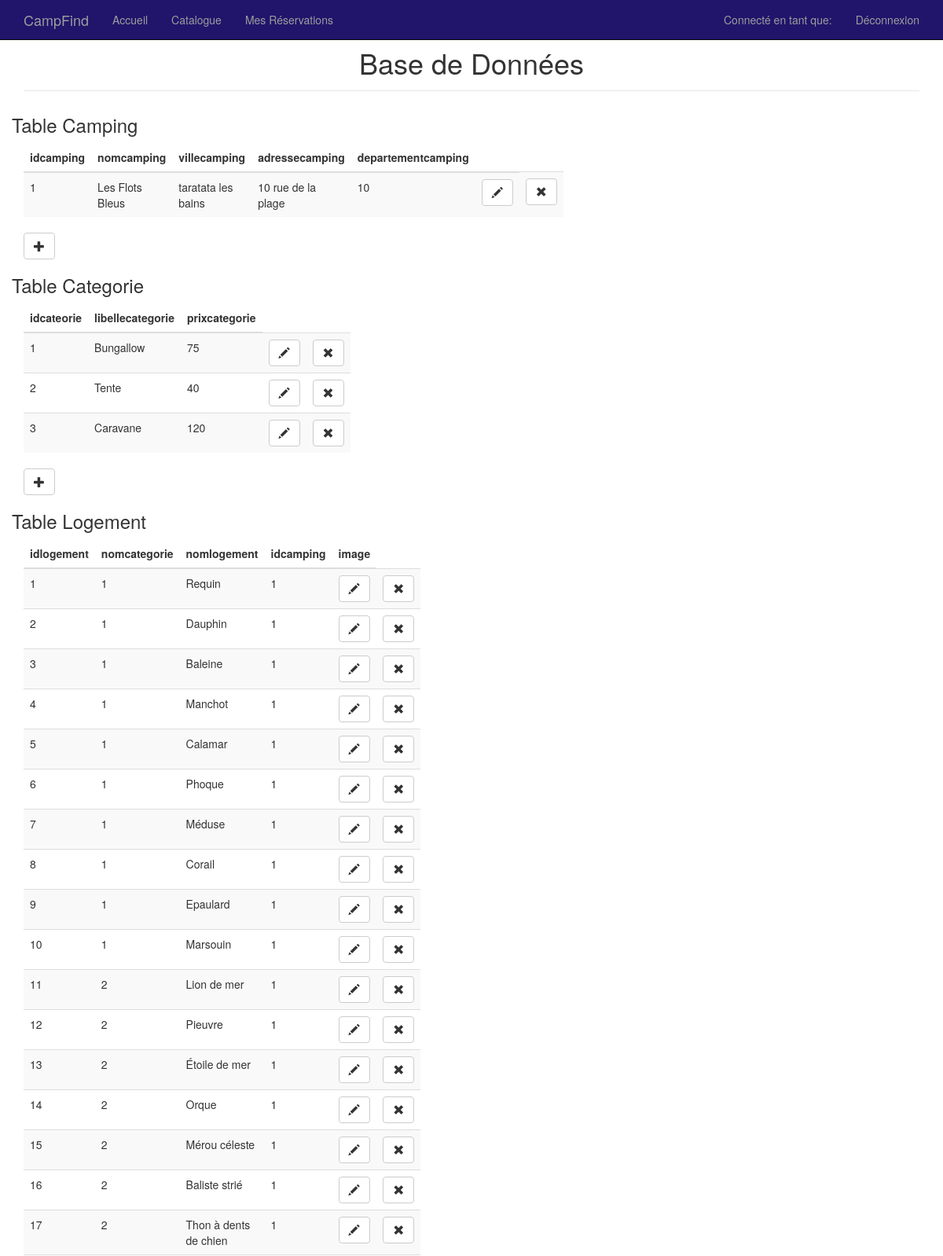
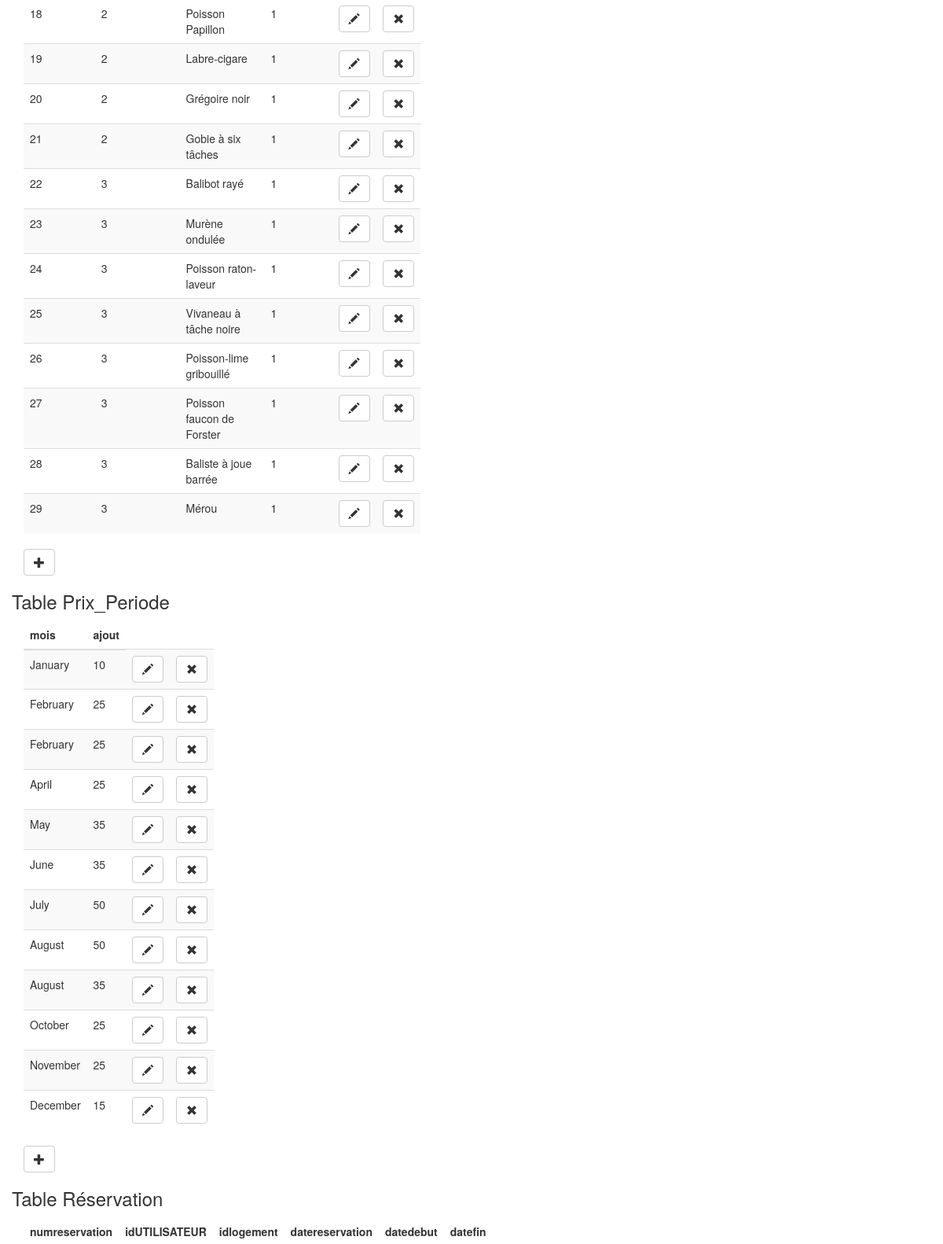
/administration.php (upper part), run on the app's committed database (2 pictures, top to bottom).
### tables this page shows
CREATE TABLE IF NOT EXISTS `camping` (
  `idcamping` int(11) NOT NULL AUTO_INCREMENT,
  `nomcamping` varchar(50) DEFAULT NULL,
  `villecamping` varchar(50) DEFAULT NULL,
  `adressecamping` varchar(50) DEFAULT NULL,
  `departementcamping` int(2) unsigned zerofill DEFAULT NULL,
  PRIMARY KEY (`idcamping`)
);

CREATE TABLE IF NOT EXISTS `categorie` (
  `idcategorie` int(11) NOT NULL AUTO_INCREMENT,
  `libellecategorie` varchar(50) DEFAULT NULL,
  `prixcategorie` int(5) DEFAULT NULL,
  PRIMARY KEY (`idcategorie`)
);

CREATE TABLE IF NOT EXISTS `logement` (
  `idlogement` int(11) NOT NULL AUTO_INCREMENT,
  `idcategorie` int(5) DEFAULT NULL,
  `nomlogement` varchar(50) DEFAULT NULL,
  `idcamping` int(11) DEFAULT NULL,
  `image` varchar(100) DEFAULT NULL,
  PRIMARY KEY (`idlogement`),
  UNIQUE KEY `nomlogement` (`nomlogement`),
  KEY `FK_logement_camping` (`idcamping`),
  KEY `FK_logement_categorie` (`idcategorie`)
);

CREATE TABLE IF NOT EXISTS `prix_periode` (
  `mois` varchar(30) DEFAULT NULL,
  `ajout` int(11) DEFAULT NULL
);

### src/administration.php (the view, shortened to what this page needs)
<?php
include 'BDD_connect.php';
$campingTable = $pdo->prepare("SELECT idcamping, nomcamping, villecamping, adressecamping, departementcamping FROM camping");
$campingTable->execute();
$categorieTable = $pdo->prepare("SELECT idcategorie, libellecategorie, prixcategorie FROM categorie");
$categorieTable->execute();
$logementTable = $pdo->prepare("SELECT idlogement, idcategorie, nomlogement, idcamping, image FROM logement");
$logementTable->execute();
$prix_periodeTable = $pdo->prepare("SELECT mois, ajout FROM prix_periode");
$prix_periodeTable->execute();
?>
<!DOCTYPE html>
<html lang="fr">
<head>
    <link href="../css/bootstrap.min.css" rel="stylesheet">
    <link href="../css/starter-template.css" rel="stylesheet">
    <link rel="stylesheet" href="../css/datepicker.css">
</head>
<body>
<div id="wrap">
    <?php
    include_once 'menu.php';
    menu("administration.php");
    ?>
    <div class="container">
        <div class="text-center">
            <h1 class="modal-header">Base de Données</h1>
        </div>
        <div class="row">
            <h3>Table Camping</h3>
            <div class="container-fluid col-md-7">
                <table class="table table-striped">
                    <thead>
                    <tr>
                        <th>idcamping</th>
                        <th>nomcamping</th>
                        <th>villecamping</th>
                        <th>adressecamping</th>
                        <th>departementcamping</th>
                        <th></th>
                    </tr>
                    </thead>
                    <tbody>
                    <?php
                    while ($camping = $campingTable->fetch()) {
                        ?>
                        <tr>
                            <?php
                            for ($i = 0; $i < 5; $i++) {
                                ?>
                                <td> <?php echo $camping[$i]; ?> </td>
                            <?php
                            }
                            ?>
                            <td class="table_icon">
                                <a href="#">
                                    <button class="btn btn-default" title="Editer le camping" type="button">
                                        <span class="glyphicon glyphicon-pencil">
                                        </span>
                                    </button>
                                </a>
                            </td>
                            <td class="table_icon">
                                <a href="#">
                                    <button class="btn btn-default" title="Supprimer le camping" type="button">
                                        <span class="glyphicon glyphicon-remove">
                                        </span>
                                    </button>
                                </a>
                            </td>
                        </tr>
                    <?php
                    }
                    ?>
                    </tbody>
                </table>
                <div class="table_icon">
                    <a href="#">
                        <button class="btn btn-default" title="Insérer dans camping" type="button">
                                        <span class="glyphicon glyphicon-plus">
                                        </span>
                        </button>
                    </a>
                </div>
            </div>
        </div>
        <div class="row">
            <h3>Table Categorie</h3>
            <div class="container-fluid col-md-1">
                <table class="table table-striped">
                    <thead>
                    <tr>
                        <th>idcateorie</th>
                        <th>libellecategorie</th>
                        <th>prixcategorie</th>
                    </tr>
                    </thead>
                    <tbody>
                    <?php
                    while ($categorie = $categorieTable->fetch()) {
                        ?>
                        <tr>
                            <?php
                            for ($i = 0; $i < 3; $i++) {
                                ?>
                                <td> <?php echo $categorie[$i]; ?> </td>
                            <?php
                            }
                            ?>
                            <td class="table_icon">
                                <a href="#">
                                    <button class="btn btn-default" title="Editer le categorie" type="button">
                                        <span class="glyphicon glyphicon-pencil">
                                        </span>
                                    </button>
                                </a>
                            </td>
                            <td class="table_icon">
                                <a href="#">
                                    <button class="btn btn-default" title="Supprimer le categorie" type="button">
                                        <span class="glyphicon glyphicon-remove">
                                        </span>
                                    </button>
                                </a>
                            </td>
                        </tr>
                    <?php
                    }
                    ?>
                    </tbody>
                </table>
                <div class="table_icon">
                    <a href="#">
                        <button class="btn btn-default" title="Insérer dans categorie" type="button">
                                        <span class="glyphicon glyphicon-plus">
                                        </span>
                        </button>
                    </a>
                </div>
            </div>
        </div>
        <div class="row">
            <h3>Table Logement</h3>
            <div class="container-fluid col-md-1">
                <table class="table table-striped">
                    <thead>
                    <tr>
                        <th>idlogement</th>
                        <th>nomcategorie</th>
                        <th>nomlogement</th>
                        <th>idcamping</th>
                        <th>image</th>
                    </tr>
                    </thead>
                    <tbody>
                    <?php
                    while ($logement = $logementTable->fetch()) {
                        ?>
                        <tr>
                            <?php
                            for ($i = 0; $i < 4; $i++) {
                                ?>
                                <td> <?php echo $logement[$i]; ?> </td>
                            <?php
                            }
                            ?>
                            <td class="table_icon">
                                <a href="#">
                                    <button class="btn btn-default" title="Editer le logement" type="button">
                                        <span class="glyphicon glyphicon-pencil">
                                        </span>
                                    </button>
                                </a>
                            </td>
                            <td class="table_icon">
                                <a href="#">
                                    <button class="btn btn-default" title="Supprimer le logement" type="button">
                                        <span class="glyphicon glyphicon-remove">
                                        </span>
                                    </button>
                                </a>
                            </td>
                        </tr>
                    <?php
                    }
                    ?>
                    </tbody>
                </table>
                <div class="table_icon">
                    <a href="#">
                        <button class="btn btn-default" title="Insérer dans logement" type="button">
                                        <span class="glyphicon glyphicon-plus">
                                        </span>
                        </button>
                    </a>
                </div>
            </div>
        </div>
        <div class="row">
            <h3>Table Prix_Periode</h3>
            <div class="container-fluid col-md-1">
                <table class="table table-striped">
                    <thead>
                    <tr>
                        <th>mois</th>
                        <th>ajout</th>
                    </tr>
                    </thead>
                    <tbody>
                    <?php
                    while ($prix_periode = $prix_periodeTable->fetch()) {
                        ?>
                        <tr>
                            <?php
                            for ($i = 0; $i < 2; $i++) {
                                ?>
                                <td> <?php echo $prix_periode[$i]; ?> </td>
                            <?php
                            }
                            ?>
                            <td class="table_icon">
                                <a href="#">
                                    <button class="btn btn-default" title="Editer le prix par période" type="button">
                                        <span class="glyphicon glyphicon-pencil">
                                        </span>
                                    </button>
                                </a>
                            </td>
                            <td class="table_icon">
                                <a href="#">
                                    <button class="btn btn-default" title="Supprimer le prix par période" type="button">
                                        <span class="glyphicon glyphicon-remove">
                                        </span>
                                    </button>
                                </a>
                            </td>
                        </tr>
                    <?php
                    }
                    ?>
                    </tbody>
                </table>
                <div class="table_icon">
                    <a href="#">
                        <button class="btn btn-default" title="Insérer dans prix par période" type="button">
                                        <span class="glyphicon glyphicon-plus">
                                        </span>
                        </button>
                    </a>
                </div>
            </div>
        </div>
        <div class="row">
            <h3>Table Réservation</h3>
            <div class="container-fluid col-md-1">
                <table class="table table-striped">
                    <thead>
                    <tr>
                        <th>numreservation</th>
                        <th>idUTILISATEUR</th>
                        <th>idlogement</th>
                        <th>datereservation</th>
                        <th>datedebut</th>
                        <th>datefin</th>
                    </tr>
                    </thead>
                </table>
            </div>
        </div>
    </div>
</div>
</body>
</html>

### src/menu.php (shortened to what this page needs)
<?php
function menu($page)
{
    ?>
    <nav class="navbar navbar-inverse navbar-fixed-top">
        <div class="container">
            <div class="navbar-header">
                <a class="navbar-brand" href="infos.php">CampFind</a>
            </div>
            <div id="navbar" class="navbar-collapse collapse" aria-expanded="false" style="height: 0.8px;">
                <ul class="nav navbar-nav">
                    <li <?php if ($page == 'index.php') echo 'class="active"' ?>><a href="index.php">Accueil</a></li>
                    <li <?php if ($page == 'catalogue.php') echo 'class="active"' ?>><a
                            href="catalogue.php">Catalogue</a></li>
                    <li <?php if ($page == 'reservation.php') echo 'class="active"' ?>><a href="reservation.php">Mes
                            Réservations</a>
                    </li>
                </ul>
                <ul class="nav navbar-nav navbar-right">
                    <li><a> Connecté en tant que: <?php echo $_SESSION['login']?> </a></li>
                    <li><a href="deco.php">Déconnexion</a></li>
                </ul>
            </div>
        </div>
    </nav>
<?php
}
?>

### css/starter-template.css (style rules this page uses)
.navbar,.navbar-inverse,.navbar-fixed-top { background-color: #21146B; }
html, body { height: 100%; }
#wrap { min-height: 100%; height: auto; margin: 0 auto -60px; padding: 0 0 60px; }
.modal-header { padding-top: 40px; }

### data on the page
camping: idcamping "1", nomcamping "Les Flots Bleus", villecamping "taratata les bains", adressecamping "10 rue de la plage", departementcamping "10"
categorie: idcategorie "1", libellecategorie "Bungallow", prixcategorie "75"
categorie: idcategorie "2", libellecategorie "Tente", prixcategorie "40"
categorie: idcategorie "3", libellecategorie "Caravane", prixcategorie "120"
logement: idlogement "1", idcategorie "1", nomlogement "Requin", idcamping "1"
logement: idlogement "2", idcategorie "1", nomlogement "Dauphin", idcamping "1"
logement: idlogement "3", idcategorie "1", nomlogement "Baleine", idcamping "1"
logement: idlogement "4", idcategorie "1", nomlogement "Manchot", idcamping "1"
logement: idlogement "5", idcategorie "1", nomlogement "Calamar", idcamping "1"
logement: idlogement "6", idcategorie "1", nomlogement "Phoque", idcamping "1"
logement: idlogement "7", idcategorie "1", nomlogement "Méduse", idcamping "1"
logement: idlogement "8", idcategorie "1", nomlogement "Corail", idcamping "1"
logement: idlogement "9", idcategorie "1", nomlogement "Epaulard", idcamping "1"
logement: idlogement "10", idcategorie "1", nomlogement "Marsouin", idcamping "1"
logement: idlogement "11", idcategorie "2", nomlogement "Lion de mer", idcamping "1"
logement: idlogement "12", idcategorie "2", nomlogement "Pieuvre", idcamping "1"
logement: idlogement "13", idcategorie "2", nomlogement "Étoile de mer", idcamping "1"
logement: idlogement "14", idcategorie "2", nomlogement "Orque", idcamping "1"
logement: idlogement "15", idcategorie "2", nomlogement "Mérou céleste", idcamping "1"
logement: idlogement "16", idcategorie "2", nomlogement "Baliste strié", idcamping "1"
logement: idlogement "17", idcategorie "2", nomlogement "Thon à dents de chien", idcamping "1"
logement: idlogement "18", idcategorie "2", nomlogement "Poisson Papillon", idcamping "1"
logement: idlogement "19", idcategorie "2", nomlogement "Labre-cigare", idcamping "1"
logement: idlogement "20", idcategorie "2", nomlogement "Grégoire noir", idcamping "1"
logement: idlogement "21", idcategorie "2", nomlogement "Gobie à six tâches", idcamping "1"
logement: idlogement "22", idcategorie "3", nomlogement "Balibot rayé", idcamping "1"
logement: idlogement "23", idcategorie "3", nomlogement "Murène ondulée", idcamping "1"
logement: idlogement "24", idcategorie "3", nomlogement "Poisson raton-laveur", idcamping "1"
logement: idlogement "25", idcategorie "3", nomlogement "Vivaneau à tâche noire", idcamping "1"
logement: idlogement "26", idcategorie "3", nomlogement "Poisson-lime gribouillé", idcamping "1"
logement: idlogement "27", idcategorie "3", nomlogement "Poisson faucon de Forster", idcamping "1"
logement: idlogement "28", idcategorie "3", nomlogement "Baliste à joue barrée", idcamping "1"
logement: idlogement "29", idcategorie "3", nomlogement "Mérou", idcamping "1"
prix_periode: mois "January", ajout "10"
prix_periode: mois "February", ajout "25"
prix_periode: mois "February", ajout "25"
prix_periode: mois "April", ajout "25"
prix_periode: mois "May", ajout "35"
prix_periode: mois "June", ajout "35"
prix_periode: mois "July", ajout "50"
prix_periode: mois "August", ajout "50"
prix_periode: mois "August", ajout "35"
prix_periode: mois "October", ajout "25"
prix_periode: mois "November", ajout "25"
prix_periode: mois "December", ajout "15"
